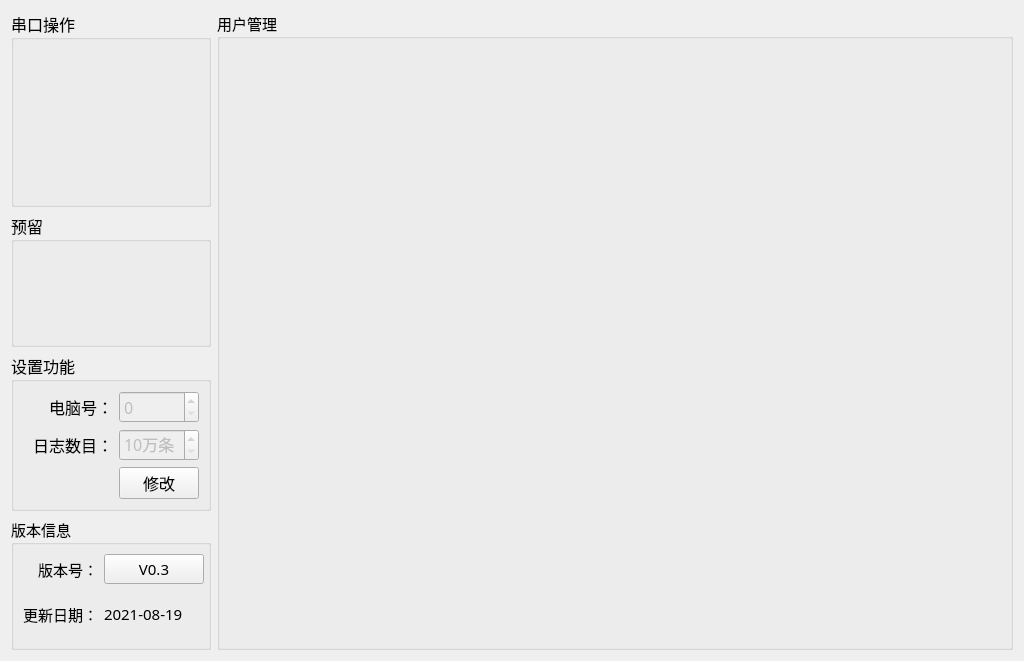
<?xml version="1.0" encoding="UTF-8"?>
<ui version="4.0">
 <class>Setup_MainWid</class>
 <widget class="QWidget" name="Setup_MainWid">
  <property name="geometry">
   <rect>
    <x>0</x>
    <y>0</y>
    <width>1024</width>
    <height>661</height>
   </rect>
  </property>
  <property name="font">
   <font>
    <family>微软雅黑</family>
    <pointsize>11</pointsize>
   </font>
  </property>
  <property name="windowTitle">
   <string>Form</string>
  </property>
  <layout class="QGridLayout" name="gridLayout_6">
   <item row="0" column="0">
    <widget class="QGroupBox" name="groupBox_3">
     <property name="minimumSize">
      <size>
       <width>0</width>
       <height>80</height>
      </size>
     </property>
     <property name="maximumSize">
      <size>
       <width>200</width>
       <height>220</height>
      </size>
     </property>
     <property name="font">
      <font>
       <family>微软雅黑</family>
       <pointsize>12</pointsize>
      </font>
     </property>
     <property name="title">
      <string>串口操作</string>
     </property>
     <layout class="QGridLayout" name="gridLayout">
      <item row="0" column="0">
       <widget class="QWidget" name="comWid" native="true">
        <property name="minimumSize">
         <size>
          <width>0</width>
          <height>70</height>
         </size>
        </property>
       </widget>
      </item>
      <item row="1" column="0">
       <widget class="QWidget" name="sourceWid" native="true">
        <property name="minimumSize">
         <size>
          <width>0</width>
          <height>70</height>
         </size>
        </property>
       </widget>
      </item>
     </layout>
    </widget>
   </item>
   <item row="0" column="1" rowspan="4">
    <widget class="QGroupBox" name="groupBox_5">
     <property name="title">
      <string>用户管理</string>
     </property>
     <layout class="QGridLayout" name="gridLayout_4">
      <item row="0" column="0">
       <widget class="QStackedWidget" name="stackedWid"/>
      </item>
     </layout>
    </widget>
   </item>
   <item row="1" column="0">
    <widget class="QGroupBox" name="groupBox_4">
     <property name="maximumSize">
      <size>
       <width>200</width>
       <height>300</height>
      </size>
     </property>
     <property name="font">
      <font>
       <family>微软雅黑</family>
       <pointsize>12</pointsize>
      </font>
     </property>
     <property name="title">
      <string>预留</string>
     </property>
     <layout class="QGridLayout" name="gridLayout_3"/>
    </widget>
   </item>
   <item row="2" column="0">
    <widget class="QGroupBox" name="groupBox_2">
     <property name="minimumSize">
      <size>
       <width>0</width>
       <height>0</height>
      </size>
     </property>
     <property name="maximumSize">
      <size>
       <width>200</width>
       <height>16777215</height>
      </size>
     </property>
     <property name="font">
      <font>
       <family>微软雅黑</family>
       <pointsize>12</pointsize>
      </font>
     </property>
     <property name="title">
      <string>设置功能</string>
     </property>
     <layout class="QGridLayout" name="gridLayout_5">
      <item row="0" column="0">
       <widget class="QLabel" name="label_16">
        <property name="text">
         <string>电脑号：</string>
        </property>
        <property name="alignment">
         <set>Qt::AlignRight|Qt::AlignTrailing|Qt::AlignVCenter</set>
        </property>
       </widget>
      </item>
      <item row="0" column="1">
       <widget class="QSpinBox" name="pcNumSpin">
        <property name="enabled">
         <bool>false</bool>
        </property>
        <property name="styleSheet">
         <string notr="true"/>
        </property>
        <property name="maximum">
         <number>9</number>
        </property>
       </widget>
      </item>
      <item row="1" column="0">
       <widget class="QLabel" name="label_15">
        <property name="text">
         <string>日志数目：</string>
        </property>
        <property name="alignment">
         <set>Qt::AlignRight|Qt::AlignTrailing|Qt::AlignVCenter</set>
        </property>
       </widget>
      </item>
      <item row="1" column="1">
       <widget class="QSpinBox" name="logCountSpin">
        <property name="enabled">
         <bool>false</bool>
        </property>
        <property name="suffix">
         <string>万条</string>
        </property>
        <property name="minimum">
         <number>10</number>
        </property>
       </widget>
      </item>
      <item row="2" column="0">
       <spacer name="horizontalSpacer_2">
        <property name="orientation">
         <enum>Qt::Horizontal</enum>
        </property>
        <property name="sizeHint" stdset="0">
         <size>
          <width>92</width>
          <height>20</height>
         </size>
        </property>
       </spacer>
      </item>
      <item row="2" column="1">
       <widget class="QPushButton" name="pcBtn">
        <property name="text">
         <string>修改</string>
        </property>
       </widget>
      </item>
     </layout>
    </widget>
   </item>
   <item row="3" column="0">
    <widget class="QGroupBox" name="groupBox">
     <property name="maximumSize">
      <size>
       <width>200</width>
       <height>140</height>
      </size>
     </property>
     <property name="title">
      <string>版本信息</string>
     </property>
     <layout class="QGridLayout" name="gridLayout_2">
      <item row="1" column="2">
       <widget class="QLabel" name="label_date">
        <property name="text">
         <string>2021-08-19</string>
        </property>
       </widget>
      </item>
      <item row="0" column="0">
       <widget class="QLabel" name="label">
        <property name="text">
         <string>版本号：</string>
        </property>
        <property name="alignment">
         <set>Qt::AlignRight|Qt::AlignTrailing|Qt::AlignVCenter</set>
        </property>
       </widget>
      </item>
      <item row="1" column="0">
       <widget class="QLabel" name="label_3">
        <property name="text">
         <string>更新日期：</string>
        </property>
        <property name="alignment">
         <set>Qt::AlignRight|Qt::AlignTrailing|Qt::AlignVCenter</set>
        </property>
       </widget>
      </item>
      <item row="0" column="2">
       <widget class="QPushButton" name="verBtn">
        <property name="minimumSize">
         <size>
          <width>100</width>
          <height>30</height>
         </size>
        </property>
        <property name="text">
         <string>V0.3</string>
        </property>
       </widget>
      </item>
     </layout>
    </widget>
   </item>
  </layout>
 </widget>
 <resources/>
 <connections/>
</ui>
